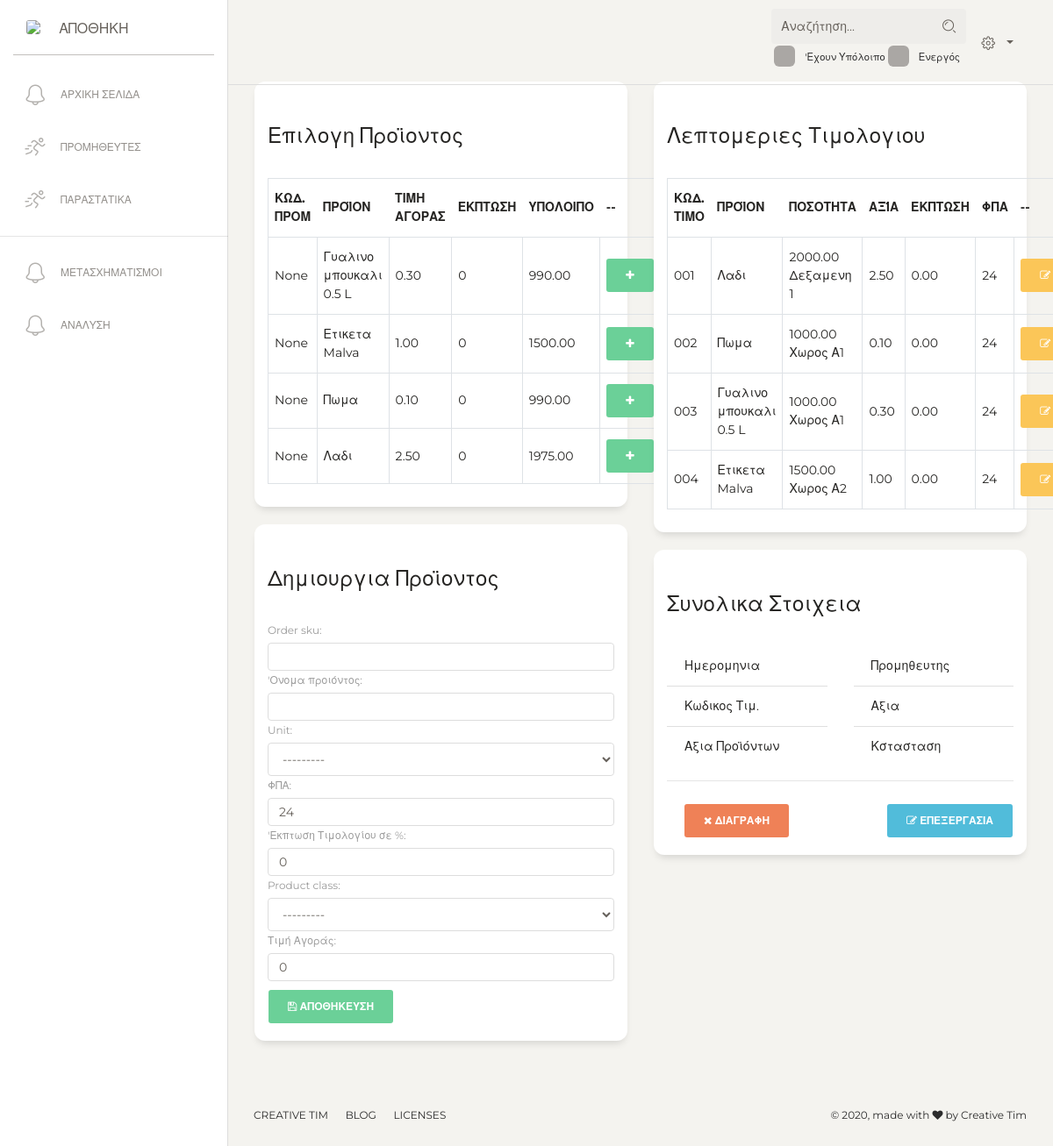
The page /warehouse/invoice-detail/2/ (signed in) on the database its author committed.
### catalogue/models.py (models this page shows, shortened)
class Product(models.Model):
    active = models.BooleanField(default=True, verbose_name='Active')
    product_class = models.ForeignKey(ProductClass, on_delete=models.PROTECT, null=True)
    is_offer = models.BooleanField(default=True)
    title = models.CharField(max_length=120, verbose_name="'Ονομα προιόντος")
    category = models.ManyToManyField(Category, blank=True, null=True)
    sku = models.CharField(max_length=150, blank=True, null=True)
    meta_description = models.CharField(max_length=300, null=True, blank=True)
    slug = models.SlugField(blank=True, null=True, allow_unicode=True)
    price = models.DecimalField(decimal_places=2, max_digits=6, default=0,
                                verbose_name="Τιμή λιανικής")  # the price product have in the store
    margin = models.IntegerField(default=30, verbose_name='Margin', blank=True, null=True)
    markup = models.IntegerField(default=30, verbose_name='Markup', blank=True, null=True)
    price_internet = models.DecimalField(decimal_places=2, max_digits=6, default=0,
                                         verbose_name="Τιμή Internet(No use)")
    price_b2b = models.DecimalField(decimal_places=2, max_digits=6, default=0,
                                    verbose_name="Τιμή Χονδρικής")  # the price product have in the website, if its 0 then website gets the price from store
    price_discount = models.DecimalField(max_digits=10, decimal_places=2, default=0, verbose_name='Εκπτωτική Τιμή.')
    final_price = models.DecimalField(default=0, decimal_places=2, max_digits=10, blank=True)
    related_products = models.ManyToManyField('self', blank=True)
    different_color = models.ManyToManyField('self', blank=True)
    timestamp = models.DateField(default=timezone.now, verbose_name='Ημερομηνία Δημιουργίας')
    notes = models.TextField(null=True, blank=True, verbose_name='Περιγραφή')
    vendor = models.ForeignKey('warehouse.Vendor', verbose_name="Προμηθευτής", blank=True, null=True, on_delete=models.SET_NULL)
    qty = models.DecimalField(default=0, verbose_name="Απόθεμα", max_digits=10, decimal_places=2)
    unit = models.CharField(max_length=1, default='1', choices=UNIT, blank=True, null=True)
    safe_stock = models.DecimalField(max_digits=5, decimal_places=2, default=0)
    order_sku = models.CharField(blank=True, null=True, max_length=50)
    price_buy = models.DecimalField(decimal_places=2, max_digits=6, default=0,
                                    verbose_name="Τιμή Αγοράς")  # the price which you buy the product
    order_discount = models.IntegerField(default=0, verbose_name="'Εκπτωση Τιμολογίου σε %")
    qty_kilo = models.DecimalField(max_digits=5, decimal_places=3, default=1,
                                   verbose_name='Βάρος/Τεμάχια ανά Συσκευασία ')
    taxes_modifier = models.IntegerField(default=24, verbose_name='ΦΠΑ')
    objects = models.Manager()
    def __str__(self):
        return self.title

class ProductClass(models.Model):
    title = models.CharField(unique=True, max_length=200, verbose_name='Ονομασια')
    have_storage = models.BooleanField(default=False, verbose_name='εχει Αποθηκη')
    wholesale_active = models.BooleanField(default=False, verbose_name="Active for WholeSale")
    is_service = models.BooleanField(default=False, verbose_name='Service')
    have_ingredient = models.BooleanField(default=False, verbose_name='Παρασκευη Απο Εμας')
    def __str__(self):
        return self.title

class ProductStorage(models.Model):
    priority = models.BooleanField(default=False)
    product = models.ForeignKey(Product, on_delete=models.CASCADE, related_name='storages')
    storage = models.ForeignKey(Storage, on_delete=models.PROTECT)
    qty = models.DecimalField(decimal_places=2, max_digits=17, default=0)
    class Meta:
        unique_together = ['product', 'storage']
        ordering = ['priority']
    def __str__(self):
        return self.storage.title

### warehouse/models.py (models this page shows, shortened)
class InvoiceItem(models.Model):
    UNITS = (
        ('a', 'Τεμάχιο'),
        ('b', 'Κιβώτιο'),
        ('c', 'Κιλό'),
    )
    order_code = models.CharField(max_length=50, blank=True)
    vendor = models.ForeignKey(Vendor, on_delete=models.PROTECT, verbose_name='')
    invoice = models.ForeignKey(Invoice, on_delete=models.CASCADE, related_name='order_items')
    product = models.ForeignKey(Product, on_delete=models.PROTECT, verbose_name='product_items')
    unit = models.CharField(max_length=1, choices=UNITS, default='a', verbose_name='ΜΜ')
    qty = models.DecimalField(max_digits=17, decimal_places=2, default=1, verbose_name='Ποσότητα')
    value = models.DecimalField(max_digits=17, decimal_places=2, verbose_name='Τιμή')
    discount = models.DecimalField(max_digits=10, decimal_places=2, default=0, verbose_name='Εκπτωση')
    discount_value = models.DecimalField(max_digits=10, decimal_places=2, default=0, verbose_name='Ποσο Εκπτωσης')
    clean_value = models.DecimalField(max_digits=17, decimal_places=2, verbose_name='Αξια')
    total_clean_value = models.DecimalField(max_digits=17, decimal_places=2, verbose_name='Καθαρη Αξια')
    taxes_modifier = models.IntegerField(default=24, verbose_name='ΦΠΑ')
    taxes_value = models.DecimalField(max_digits=17, decimal_places=2, verbose_name='Αξια ΦΠΑ')
    total_value = models.DecimalField(max_digits=17, decimal_places=2, verbose_name='Τελικη Αξία')
    storage = models.ForeignKey(ProductStorage, blank=True, null=True, on_delete=models.CASCADE, related_name='storage_invoices')

### project_settings/models.py (models this page shows, shortened)
class Storage(models.Model):
    active = models.BooleanField(default=True)
    title = models.CharField(unique=True, max_length=250)
    position = models.TextField(blank=True, null=True)
    capacity = models.DecimalField(decimal_places=2, max_digits=17)
    max_capacity = models.DecimalField(decimal_places=2, max_digits=17)
    warning_max_capacity = models.DecimalField(decimal_places=2, max_digits=17)
    warning_low_max_capacity = models.DecimalField(decimal_places=2, max_digits=17)

### warehouse/views.py (the view)
# urls.py: path('invoice-detail/<int:pk>/', InvoiceDetailView.as_view(), name='invoice_update'),
@method_decorator(staff_member_required, name='dispatch')
class InvoiceDetailView(UpdateView):
    model = Invoice
    template_name = 'warehouse/invoice_detail.html'
    form_class = InvoiceForm
    def get_context_data(self, **kwargs):
        context = super().get_context_data(**kwargs)
        context['products'] = Product.objects.filter(vendor=self.object.vendor)
        context['product_form'] = InvoiceProductForm(initial={'vendor': self.object.vendor})
        context['order_items'] = self.object.order_items.all()
        return context

### warehouse/forms.py
class InvoiceForm(BaseForm, forms.ModelForm):
    date = forms.DateField(widget=forms.DateInput(attrs={'type': 'date'}), required=True, label='Ημερομηνία')
    class Meta:
        model = Invoice
        fields = '__all__'

class InvoiceProductForm(BaseForm, forms.ModelForm):
    vendor = forms.ModelChoiceField(queryset=Vendor.objects.all(), widget=forms.HiddenInput(), required=True)
    class Meta:
        model = Product
        fields = ['order_sku', 'title', 'unit', 'taxes_modifier',
                  'order_discount', 'product_class', 'vendor', 'price_buy',
                  ]

### warehouse/templates/warehouse/invoice_detail.html (shortened to what this page needs)
{% extends 'warehouse/dashboard.html' %}
{% block content %}
    <div class="content">
        <div class="row">
            <div class="col-6">
                <div class="card">
                    <div class="card-header">
                        <h4>Επιλογη Προϊοντος</h4>
                    </div>
                    <div class="card-body">
                        <table class="table table-bordered">
                            <thead>
                                <tr>
                                    <th>Κωδ. Προμ</th>
                                    <th>Προϊον</th>
                                    <th>Τιμη Αγορας</th>
                                    <th>Εκπτωση</th>
                                    <th>Υπολοιπο</th>
                                    <th>--</th>
                                </tr>
                            </thead>
                            <tbody>
                                {% for product in products %}
                                    <tr>
                                        <td>{{ product.order_sku }}</td>
                                        <td>{{ product }}</td>
                                        <td>{{ product.price_buy }}</td>
                                        <td>{{ product.order_discount }}</td>
                                        <td>{{ product.qty }}</td>
                                        <td><button data-href='{% url "warehouse:ajax_create_product" object.id product.id %}' type="button" class="btn btn-success add_button"><i class="fa fa-plus"></i> </button> </td>
                                    </tr>
                                {% endfor %}
                            </tbody>
                        </table>
                    </div>
                </div>
                <div class="card">
                    <div class="card-header">
                        <h4>Δημιουργια Προϊοντος</h4>
                    </div>
                    <div class="card-body">
                        <form method="post" class="form" action="{% url 'warehouse:create_product_from_invoice' object.id %}">
                            {{ product_form }}
                            <button type="submit" class="btn btn-success"> <i class="fa fa-save"></i> Αποθηκευση </button>
                        </form>
                    </div>
                </div>
            </div>
            <div class='col-6'>
                <div class='card'>
                    <div class='card-header'>
                        <h4>Λεπτομεριες Τιμολογιου </h4>
                    </div>
                    <div class='card-body'>
                        <table class='table table-bordered'>
                            <thead>
                                <tr>
                                    <th>Κωδ. Τιμο</th>
                                    <th>Προϊον</th>
                                    <th>Ποσοτητα</th>
                                    <th>Αξία</th>
                                    <th>Εκπτωση</th>
                                    <th>Φπα</th>
                                    <th>--</th>
                                </tr>
                            </thead>
                            <tbody>
                                {% for item in order_items %}
                                    <tr>
                                        <td>{{ item.order_code }}</td>
                                        <td>{{ item.product }}</td>
                                        <td>{{ item.qty }}
                                            {% if item.storage %}<br> {{ item.storage }}{% endif %}
                                        </td>
                                        <td>{{ item.value }}</td>
                                        <td>{{ item.discount }}</td>
                                        <td>{{ item.taxes_modifier }}</td>
                                        <td><button data-href="{% url 'warehouse:ajax_modify_order_item' item.id %}" type='button' class='btn btn-warning edit_button'><i class='fa fa-edit'></i> </button></td>
                                    </tr>
                                {% endfor %}
                            </tbody>
                        </table>
                    </div>
                </div>
                <div class="card">
                    <div class="card-header">
                        <h4>Συνολικα Στοιχεια</h4>
                    </div>
                    <div class="card-body">
                        <div class="row">
                            <div class="col-6">
                                <ul class="list-group list-group-flush">
                                    <li class="list-group-item">Ημερομηνια</li>
                                    <li class="list-group-item">Κωδικος Τιμ.</li>
                                    <li class="list-group-item">Αξια Προϊόντων</li>
                                </ul>
                            </div>
                            <div class="col-6">
                                <ul class="list-group list-group-flush">
                                    <li class="list-group-item">Προμηθευτης</li>
                                    <li class="list-group-item">Αξια</li>
                                    <li class="list-group-item">Κστασταση</li>
                                </ul>
                            </div>
                            <div class="col-12">
                                <hr>
                                <button class="card-link btn btn-info pull-right editInvoice"><i class="fa fa-edit"></i> Επεξεργασια</button>
                                <a href="#" class="card-link btn btn-success btn-danger pull-left"><i class="fa fa-remove" ></i> Διαγραφη</a>
                            </div>
                        </div>
                    </div>
                </div>
            </div>
        </div>
    </div>
{% endblock %}

### rows shown on the page
Product: order_sku "None", title "Γυαλινο μπουκαλι 0.5 L", price_buy "0.30", order_discount "0", qty "990.00"
Product: order_sku "None", title "Ετικετα Malva", price_buy "1.00", order_discount "0", qty "1500.00"
Product: order_sku "None", title "Πωμα", price_buy "0.10", order_discount "0", qty "990.00"
Product: order_sku "None", title "Λαδι", price_buy "2.50", order_discount "0", qty "1975.00"
InvoiceItem: order_code "001", product "Λαδι", qty "2000.00", storage "Δεξαμενη 1", value "2.50", discount "0.00", taxes_modifier "24"
InvoiceItem: order_code "002", product "Πωμα", qty "1000.00", storage "Χωρος Α1", value "0.10", discount "0.00", taxes_modifier "24"
InvoiceItem: order_code "003", product "Γυαλινο μπουκαλι 0.5 L", qty "1000.00", storage "Χωρος Α1", value "0.30", discount "0.00", taxes_modifier "24"
InvoiceItem: order_code "004", product "Ετικετα Malva", qty "1500.00", storage "Χωρος Α2", value "1.00", discount "0.00", taxes_modifier "24"
